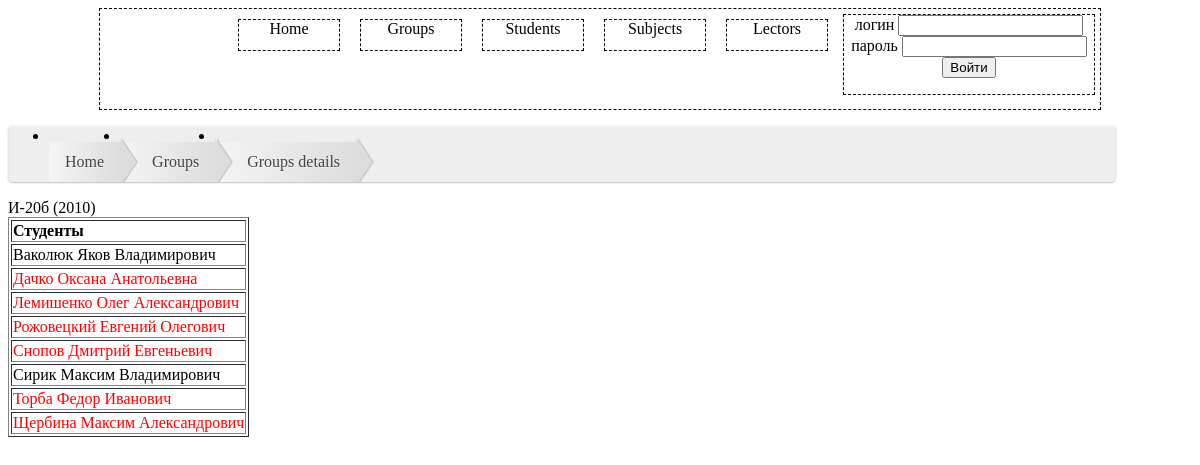
Page /groups_details.php?groupId=1 on the committed database.
### tables this page shows
CREATE TABLE IF NOT EXISTS `groups` (
  `group_id` int(10) NOT NULL AUTO_INCREMENT,
  `group_name` text,
  `specialty` text,
  PRIMARY KEY (`group_id`)
);

CREATE TABLE IF NOT EXISTS `students` (
  `student_id` int(10) NOT NULL AUTO_INCREMENT,
  `student_name` text,
  `student_notes` text,
  `student_email` text,
  `parent_email` text NOT NULL,
  `group_id` int(10) DEFAULT NULL,
  `role` int(11) NOT NULL,
  `pwd` int(11) NOT NULL,
  PRIMARY KEY (`student_id`),
  KEY `students_fk1` (`group_id`)
);

### groups_details.php (the view, shortened to what this page needs)
<?php
	include('index.php');
	echo "<ul id=\"breadcrumbs\">
        <li><a href=\"index.php\">Home</a></li>
        <li><a href=\"list.php?info=groups\">Groups</a></li>
		<li><a href=\"groups_details.php?groupId=".$_GET['groupId']."\">Groups details</a></li>
    </ul>";
	  $groupId=$_GET['groupId'];
		$query1="(SELECT l.role FROM lectors l WHERE lector_login='".$_SESSION['login']."') UNION
			 (SELECT s.role FROM students s WHERE student_email='".$_SESSION['login']."' OR parent_email='".$_SESSION['login']."')";
		$acess_result=mysql_query($query1);
		$acess= mysql_fetch_array($acess_result);
		$role=$acess['role'];
		$query = "SELECT * FROM groups WHERE group_id=".$groupId;
		$result = mysql_query($query);
		$row = mysql_fetch_array($result);
		echo $row['group_name'];
		if ($role==3){
		echo "<table border = 1>";
		echo "<tr>";
	   echo "<td>";
	   echo  "<b>" ."Студенты" ."</b>";
	   echo "</td>";
	   echo "</tr>";
		$queryStudent = "SELECT * FROM students WHERE group_id='".$groupId."'";
	   $result=mysql_query($queryStudent);
			while($row = mysql_fetch_array($result)){
				if ($row['student_email']==$_SESSION['login'] || $row['parent_email']==$_SESSION['login'] ){
						echo "<tr>";
						echo"<td>";
						echo "<a href=\"recordbook.php?studentId=".$row['student_id']."&groupId=".$row['group_id']."\" style=\"color: red\">". $row['student_name']."</a>";
						echo"</td>";
						echo "</tr>";
				}else {
						echo "<tr>";
						echo"<td>";
						echo $row['student_name'];
						echo"</td>";
						echo "</tr>";
				}
			}
		echo "</table>";
		}
?>

### css/index.css (style rules this page uses)
a { margin-top:15px; text-decoration: none; color: #000; }
#breadcrumbs { background: #eee; border-width: 1px; border-style: solid; border-color: #f5f5f5 #e5e5e5 #ccc; border-radius: 5px; box-shadow: 0 0 2px rgba(0,0,0,.2); overflow: hidden; width: 90%; }
#breadcrumbs li { float: left; }
#breadcrumbs a { padding: .7em 1em .7em 2em; float: left; text-decoration: none; color: #444; position: relative; text-shadow: 0 1px 0 rgba(255,255,255,.5); background-color: #ddd; background-image: linear-gradient(to right, #f5f5f5, #ddd); }
#breadcrumbs li:first-child a { padding-left: 1em; border-radius: 5px 0 0 5px; }
#breadcrumbs a::after, #breadcrumbs a::before { content: ""; position: absolute; top: 50%; margin-top: -1.5em; border-top: 1.5em solid transparent; border-bottom: 1.5em solid transparent; border-left: 1em solid; right: -1em; }
#breadcrumbs a::after { z-index: 2; border-left-color: #ddd; }
#breadcrumbs a::before { border-left-color: #ccc; right: -1.1em; z-index: 1; }

### rows in the picture
groups: group_name "И-20б (2010)"
students: student_name "Ваколюк Яков Владимирович"
students: student_name "Дачко Оксана Анатольевна"
students: student_name "Лемишенко Олег Александрович"
students: student_name "Рожовецкий Евгений Олегович"
students: student_name "Снопов Дмитрий Евгеньевич"
students: student_name "Сирик Максим Владимирович"
students: student_name "Торба Федор Иванович"
students: student_name "Щербина Максим Александрович"
